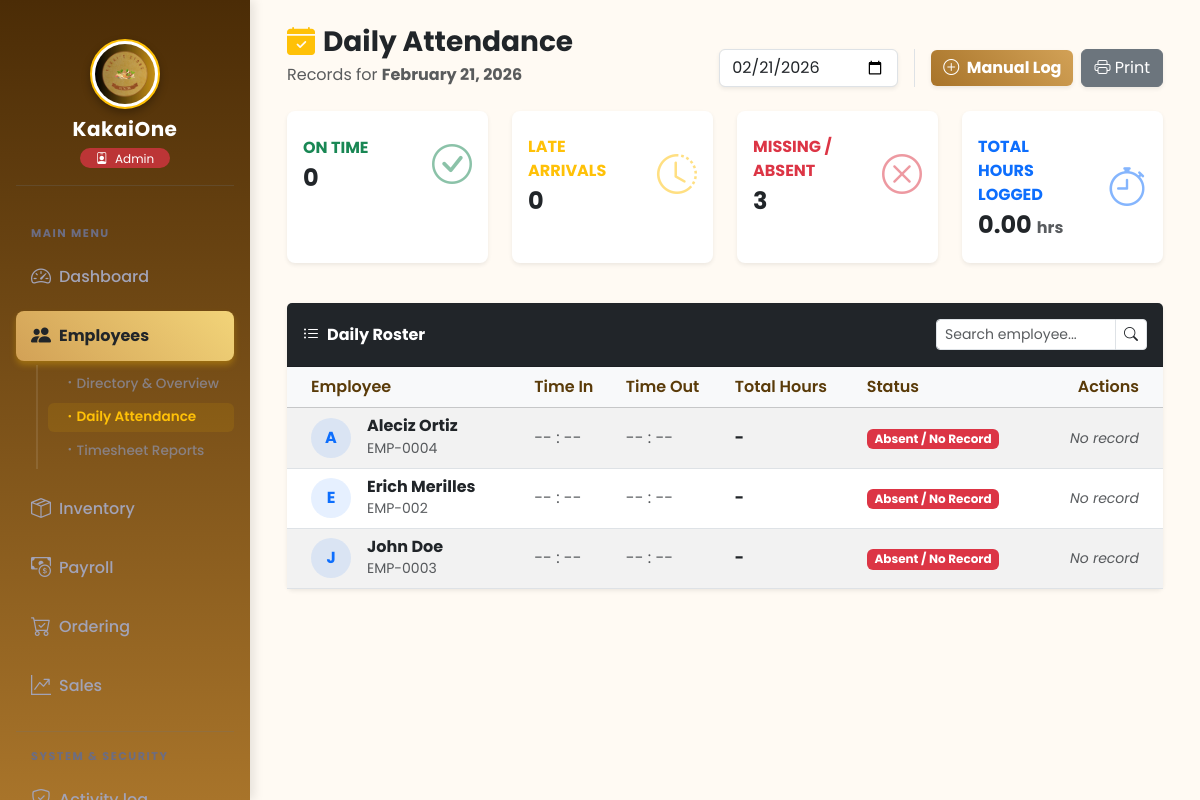
/frontend/attendance/attendance_page.php (signed in), run on an earlier commit of the app's database.
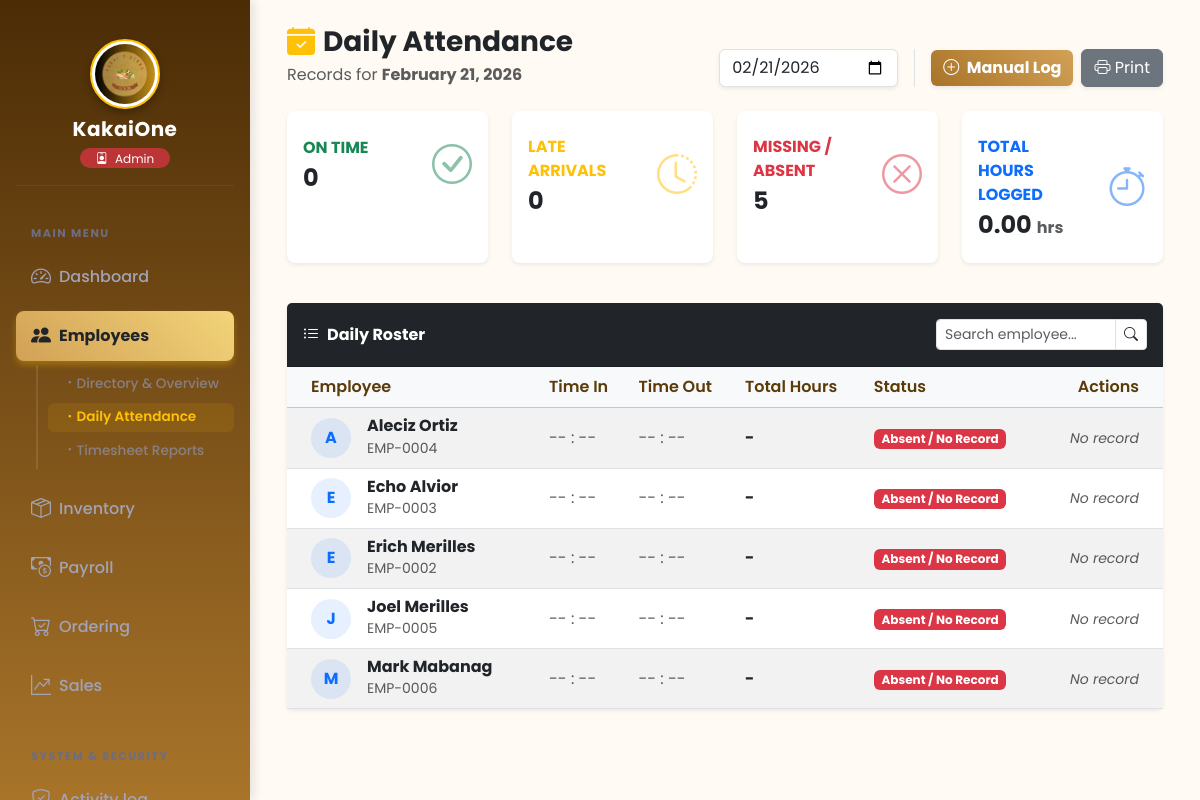
And on a later commit of the database.
### tables this page shows
CREATE TABLE `employees` (
  `employee_id` int(11) NOT NULL,
  `employee_code` varchar(50) DEFAULT NULL,
  `first_name` varchar(100) DEFAULT NULL,
  `last_name` varchar(100) DEFAULT NULL,
  `email` varchar(150) DEFAULT NULL,
  `contact_number` varchar(20) DEFAULT NULL,
  `password` varchar(255) DEFAULT NULL,
  `position` varchar(100) DEFAULT NULL,
  `daily_rate` decimal(10,2) DEFAULT 500.00,
  `role` enum('Admin','Employee') DEFAULT 'Employee',
  `status` enum('Active','Inactive') DEFAULT 'Active',
  `date_hired` date DEFAULT NULL,
  `created_at` timestamp NOT NULL DEFAULT current_timestamp()
);

### frontend/includes/auth_check.php (called while the page is built, shortened)
<?php
function hasPermission($key)
{
    if (isset($_SESSION['role']) && $_SESSION['role'] === 'Admin') {
        return true;
    }
}

### frontend/attendance/attendance_page.php (the view, shortened to what the changed rows need)
<?php
require_once __DIR__ . '/../includes/auth_check.php';
$filterDate = isset($_GET['date']) ? $_GET['date'] : date('Y-m-d');
$attendanceLogs = [];
$dailyStats = [
    'present' => 0,
    'late' => 0,
    'absent' => 0,
    'total_hours' => 0
];
try {
    $stmt = $pdo->prepare("
        SELECT e.employee_id, e.first_name, e.last_name, e.employee_code,
               a.attendance_id, a.time_in, a.time_out, a.status, a.total_hours
        FROM employees e
        LEFT JOIN attendance a ON e.employee_id = a.employee_id AND DATE(a.time_in) = ?
        WHERE e.status = 'Active' AND e.role = 'Employee'
        ORDER BY e.first_name ASC, a.time_in DESC
    ");
    $stmt->execute([$filterDate]);
    $rawLogs = $stmt->fetchAll();
    foreach ($rawLogs as $log) {
        if (empty($log['attendance_id'])) {
            $log['status'] = 'Absent / No Record';
            $dailyStats['absent']++;
        } else {
            $status = strtolower($log['status']);
            if ($status === 'present') $dailyStats['present']++;
            elseif ($status === 'late') $dailyStats['late']++;
            elseif ($status === 'absent') $dailyStats['absent']++;
            $dailyStats['total_hours'] += (float)$log['total_hours'];
        }
        $attendanceLogs[] = $log;
    }
} catch (PDOException $e) {
    $errorMsg = "Error fetching data: " . $e->getMessage();
}
?>
<!DOCTYPE html>
<html lang="en">
<head>
    <?php include '../includes/links.php'; ?>
</head>
<body class="bg-light">
    <main id="main-content" style="margin-left: 250px; padding: 25px; transition: margin-left 0.3s;">
        <div class="container-fluid">
            <div class="row mb-4">
                <div class="col-xl-3 col-md-6 mb-3">
                    <div class="card stat-card border-0 shadow-sm border-left-danger h-100 py-2">
                        <div class="card-body">
                            <div class="row no-gutters align-items-center">
                                <div class="col mr-2">
                                    <div class="text-xs fw-bold text-danger text-uppercase mb-1">Missing / Absent</div>
                                    <div class="h4 mb-0 fw-bold text-dark"><?= $dailyStats['absent']; ?></div>
                                </div>
                            </div>
                        </div>
                    </div>
                </div>
            </div>
            <div class="card shadow-sm border-0 mb-4">
                <div class="card-body p-0">
                    <div class="table-responsive">
                        <table class="table table-striped align-middle mb-0" id="attendanceTable">
                            <thead class="table-light">
                                <tr>
                                    <th class="ps-4">Employee</th>
                                    <th>Time In</th>
                                    <th>Time Out</th>
                                    <th>Total Hours</th>
                                    <th>Status</th>
                                    <th class="text-end pe-4 action-cols">Actions</th>
                                </tr>
                            </thead>
                            <tbody>
                                <?php if (!empty($attendanceLogs)): ?>
                                    <?php foreach ($attendanceLogs as $log): ?>
                                        <tr>
                                            <td class="ps-4">
                                                <div class="d-flex align-items-center">
                                                    <div class="bg-primary bg-opacity-10 text-primary rounded-circle d-flex align-items-center justify-content-center fw-bold me-3" style="width: 40px; height: 40px;">
                                                        <?= strtoupper(substr($log['first_name'], 0, 1)) ?>
                                                    </div>
                                                    <div>
                                                        <h6 class="mb-0 fw-bold text-dark"><?= htmlspecialchars($log['first_name'] . ' ' . $log['last_name']) ?></h6>
                                                        <small class="text-muted"><?= htmlspecialchars($log['employee_code']) ?></small>
                                                    </div>
                                                </div>
                                            </td>
                                            <td>
                                                <?php if (!empty($log['time_in'])): ?>
                                                    <span class="fw-bold text-dark">
                                                        <?= date('h:i A', strtotime($log['time_in'])) ?>
                                                    </span>
                                                <?php else: ?>
                                                    <span class="text-muted">-- : --</span>
                                                <?php endif; ?>
                                            </td>
                                            <td>
                                                <?php if (!empty($log['time_out'])): ?>
                                                    <span class="fw-bold text-dark">
                                                        <?= date('h:i A', strtotime($log['time_out'])) ?>
                                                    </span>
                                                <?php else: ?>
                                                    <span class="text-muted">-- : --</span>
                                                <?php endif; ?>
                                            </td>
                                            <td>
                                                <span class="fw-bold text-dark"><?= !empty($log['total_hours']) ? number_format($log['total_hours'], 2) . ' hrs' : '-' ?></span>
                                            </td>
                                            <td>
                                                <?php
                                                $statusClass = 'secondary';
                                                $displayStatus = htmlspecialchars($log['status']);
                                                if ($log['status'] === 'Present') {
                                                    $statusClass = 'success';
                                                    $displayStatus = 'Present / On-Time';
                                                } elseif ($log['status'] === 'Late') {
                                                    $statusClass = 'warning text-dark';
                                                } elseif ($log['status'] === 'Absent') {
                                                    $statusClass = 'danger';
                                                } elseif ($log['status'] === 'Absent / No Record') {
                                                    $statusClass = 'danger';
                                                }
                                                ?>
                                                <span class="badge bg-<?= $statusClass ?>">
                                                    <?= $displayStatus ?>
                                                </span>
                                            </td>
                                            <td class="text-end pe-4 action-cols">
                                                <?php if (hasPermission('att_approve') && !empty($log['attendance_id'])): ?>
                                                    <button class="btn btn-sm btn-secondary" onclick="editAttendance(<?= $log['attendance_id'] ?>)" title="Edit Record">
                                                        <i class="bi bi-pencil-square"></i> Edit
                                                    </button>
                                                <?php elseif (empty($log['attendance_id'])): ?>
                                                    <span class="text-muted small fst-italic">No record</span>
                                                <?php endif; ?>
                                            </td>
                                        </tr>
                                    <?php endforeach; ?>
                                <?php endif; ?>
                            </tbody>
                        </table>
                    </div>
                </div>
            </div>
        </div>
    </main>
</body>
</html>

What changed in the data, as far as the page shows it:
changed employees "EMP-0003": first_name "J" → "E"; first_name+last_name "John Doe" → "Echo Alvior"; moves up the list
changed employees "Erich Merilles": employee_code "EMP-002" → "EMP-0002"
added employees: first_name "J", first_name+last_name "Joel Merilles", employee_code "EMP-0005", displayStatus "Absent / No Record"
added employees: first_name "M", first_name+last_name "Mark Mabanag", employee_code "EMP-0006", displayStatus "Absent / No Record"
Also different on the page:
$dailyStats['absent']: "3" → "5"
